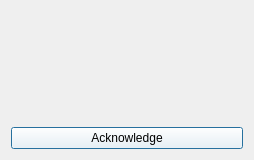
<?xml version="1.0" encoding="UTF-8"?>
<ui version="4.0">
 <class>BrowseInfoDialog</class>
 <widget class="QDialog" name="BrowseInfoDialog">
  <property name="geometry">
   <rect>
    <x>0</x>
    <y>0</y>
    <width>254</width>
    <height>160</height>
   </rect>
  </property>
  <property name="windowTitle">
   <string>IMPORTANT</string>
  </property>
  <layout class="QVBoxLayout" name="verticalLayout">
   <item>
    <widget class="QLabel" name="infoLabel">
     <property name="minimumSize">
      <size>
       <width>0</width>
       <height>80</height>
      </size>
     </property>
     <property name="styleSheet">
      <string notr="true">color: rgb(255, 255, 255);</string>
     </property>
     <property name="text">
      <string/>
     </property>
     <property name="wordWrap">
      <bool>true</bool>
     </property>
    </widget>
   </item>
   <item>
    <widget class="QPushButton" name="acknowledgeButton">
     <property name="styleSheet">
      <string notr="true">background-color: rgb(255, 255, 255);
color: rgb(0, 0, 0);</string>
     </property>
     <property name="text">
      <string>Acknowledge</string>
     </property>
    </widget>
   </item>
  </layout>
 </widget>
 <resources/>
 <connections/>
</ui>
